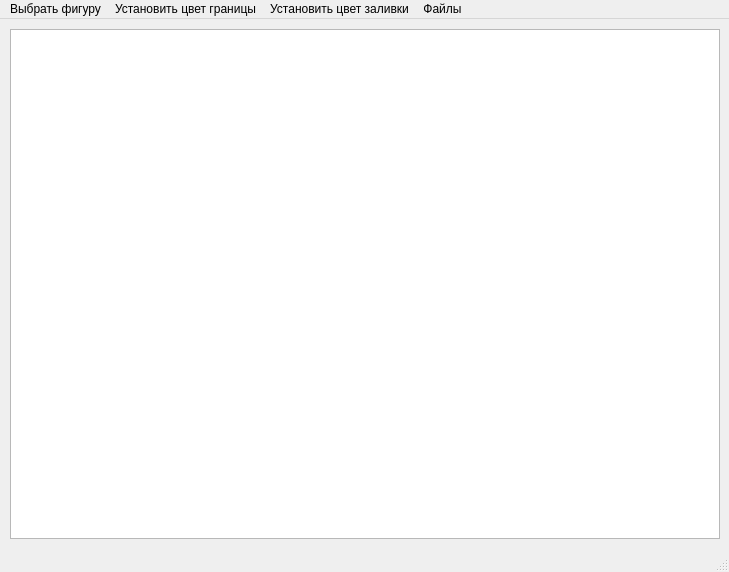
<?xml version="1.0" encoding="UTF-8"?>
<ui version="4.0">
 <class>Graphics</class>
 <widget class="QMainWindow" name="Graphics">
  <property name="geometry">
   <rect>
    <x>0</x>
    <y>0</y>
    <width>729</width>
    <height>572</height>
   </rect>
  </property>
  <property name="windowTitle">
   <string>Graphics</string>
  </property>
  <widget class="QWidget" name="centralwidget">
   <widget class="QGraphicsView" name="graphicsView">
    <property name="geometry">
     <rect>
      <x>10</x>
      <y>10</y>
      <width>710</width>
      <height>510</height>
     </rect>
    </property>
   </widget>
  </widget>
  <widget class="QMenuBar" name="menubar">
   <property name="geometry">
    <rect>
     <x>0</x>
     <y>0</y>
     <width>729</width>
     <height>26</height>
    </rect>
   </property>
   <widget class="QMenu" name="menu">
    <property name="title">
     <string>Выбрать фигуру</string>
    </property>
    <addaction name="actionRectangle"/>
    <addaction name="actionEllipse"/>
    <addaction name="actionRhomb"/>
    <addaction name="actionTriangle_equilateral"/>
   </widget>
   <widget class="QMenu" name="menu_2">
    <property name="title">
     <string>Установить цвет границы</string>
    </property>
    <addaction name="actionset_default_color_black"/>
    <addaction name="actionuser_choice"/>
   </widget>
   <widget class="QMenu" name="menuSet_fill_color">
    <property name="title">
     <string>Установить цвет заливки</string>
    </property>
    <addaction name="separator"/>
    <addaction name="action_0"/>
    <addaction name="action_2"/>
   </widget>
   <widget class="QMenu" name="menuSave_current_results_into_bin_file">
    <property name="title">
     <string>Файлы</string>
    </property>
    <addaction name="action_3"/>
    <addaction name="actionSave_current_result_to_bin_file"/>
    <addaction name="actionRestore_figures_from_bin_file"/>
    <addaction name="action"/>
   </widget>
   <widget class="QMenu" name="menu_3">
    <property name="title">
     <string> </string>
    </property>
   </widget>
   <addaction name="menu"/>
   <addaction name="menu_2"/>
   <addaction name="menuSet_fill_color"/>
   <addaction name="menuSave_current_results_into_bin_file"/>
   <addaction name="menu_3"/>
  </widget>
  <widget class="QStatusBar" name="statusbar"/>
  <action name="actionRectangle">
   <property name="text">
    <string>Прямоугольник</string>
   </property>
  </action>
  <action name="actionEllipse">
   <property name="text">
    <string>Эллипс</string>
   </property>
  </action>
  <action name="actionRhomb">
   <property name="text">
    <string>Ромб</string>
   </property>
  </action>
  <action name="actionTriangle_equilateral">
   <property name="text">
    <string>Треугольник (равносторонний)</string>
   </property>
  </action>
  <action name="actionSave_current_result_to_bin_file">
   <property name="text">
    <string>Сохранить текущий результат в бинарный файл</string>
   </property>
  </action>
  <action name="actionRestore_figures_from_bin_file">
   <property name="text">
    <string>Восстановить фигуры из бинарного файла</string>
   </property>
  </action>
  <action name="actionset_default_color_black">
   <property name="text">
    <string>По умолчанию (чёрный)</string>
   </property>
  </action>
  <action name="actionuser_choice">
   <property name="text">
    <string>Пользовательский выбор</string>
   </property>
  </action>
  <action name="action_0">
   <property name="text">
    <string>По умолчанию (белый)</string>
   </property>
  </action>
  <action name="action_2">
   <property name="text">
    <string>Пользовательский выбор</string>
   </property>
  </action>
  <action name="action">
   <property name="text">
    <string>Закрыть приложение</string>
   </property>
  </action>
  <action name="action_3">
   <property name="text">
    <string>Начать работу заново (очистить окно)</string>
   </property>
  </action>
 </widget>
 <resources/>
 <connections/>
</ui>
